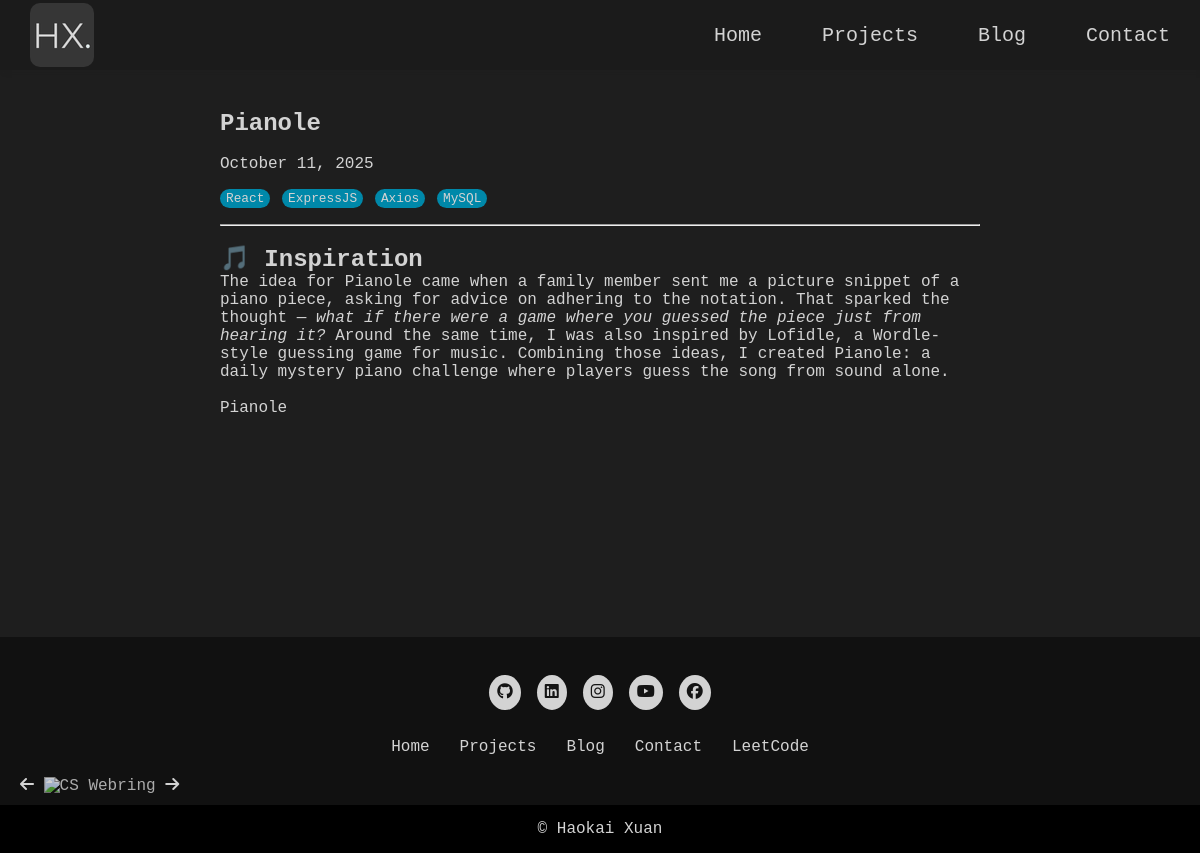
Page /projects/pianole/ on the committed database.
### main/models.py (models this page shows, shortened)
class Project(models.Model):
    title = models.CharField(max_length=200)
    slug = models.SlugField(unique=True, max_length=200)
    image = models.ImageField(upload_to='images/')
    description = models.TextField()
    content = RichTextField()
    date = models.DateTimeField()
    tags = models.ManyToManyField(Tag, related_name='projects')
    is_active = models.BooleanField(default=False)
    class Meta:
        ordering = ['-date']  # Sort by most recent

class Tag(models.Model):
    name = models.CharField(max_length=50)

### main/views.py (the view)
# urls.py: path('projects/<slug:slug>/', project_details_view, name='project_detail'),
def project_details_view(request, slug):
    project = get_object_or_404(Project, slug=slug)
    return render(request, 'main/project_detail.html', {'project': project})

### main/templates/main/project_detail.html (shortened to what this page needs)
{% extends 'main/base.html' %}
{% load static %}
{% block content %}
<article class="post-detail-container">
  <header>
    <h1 class="post-title">{{ project.title }}</h1>
    <br>
    <p>
      <time datetime="{{ project.date|date:'Y-m-d' }}">{{ project.date|date:"F j, Y" }}</time>
    </p>
    <br>
    <div class="tags">
      {% for tag in project.tags.all %}
        <span>{{ tag.name }}</span>
      {% endfor %}
    </div>
    <br>
    <hr>
    <br>
  </header>
  <section>
    {{ project.content|safe }}
  </section>
</article>
{% endblock %}

### main/static/css/styles.css (style rules this page uses)
* { padding: 0; margin: 0; box-sizing: border-box; }
body { background-color: #1e1e1e; color: #d3d3d3; font-family: 'Courier New', Courier, monospace; min-height: 100vh; }
a { color: #d3d3d3; text-decoration: none; }
.tags { margin-top: auto; font-size: 0.8em; color: #d3d3d3; }
.tags span { background-color: rgba(0, 136, 169, 1); border-radius: 50px; padding: 2px 6px; margin-right: 4px; }
.post-detail-container { max-width: 800px; margin: 20px auto; padding: 20px; }

### rows in the picture
Project: title "Pianole", date "October 11, 2025", content "🎵 Inspiration The idea for Pianole came when a family member sent me a picture snippet of a piano piece, asking for advice on adhering to the notation. That sparked the thought — what if there were a game where you guessed the piece just from hearing it? Around the same time, I was also inspired by Lofidle , a Wordle-style guessing game for music. Combining those ideas, I created Pianole: a daily mystery piano challenge where players guess the song from sound alone. Pianole"
Tag: name "React"
Tag: name "ExpressJS"
Tag: name "Axios"
Tag: name "MySQL"
